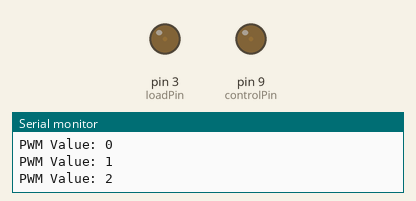
Recording of a sketch running on a simulated Arduino Uno, built with avr-gcc and run on an emulated ATmega328P. On the bench: output pins drawn as LEDs (lit = HIGH), the last lines printed to the serial monitor.

Above: at 0.05 s.
At 2.35 s:
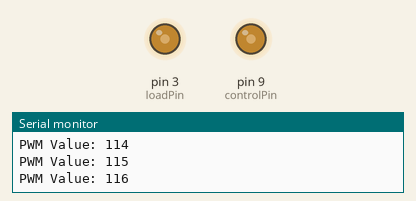
At 4.7 s:
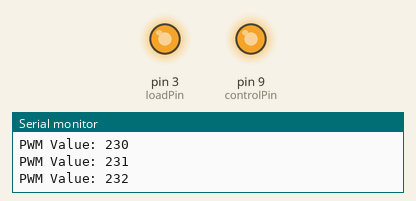
At 9.35 s:
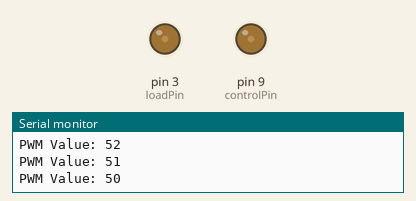
Timing chart, 0 to 13.5 s (numbered marks = the images above):
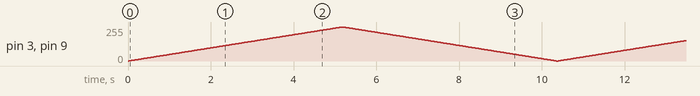

The sketch:

S1172_Power_Drivers.ino
```cpp
const int controlPin = 9;  // PWM pin connected to the IN pin of S1172
const int loadPin = 3;     // Pin connected to the load (LED or motor)

void setup() {
  pinMode(controlPin, OUTPUT); // Set the control pin as an output
  pinMode(loadPin, OUTPUT);    // Set the load pin as an output (in case we are using an LED)
  Serial.begin(9600);          // Initialize serial communication for debugging
}

void loop() {
  // Gradually increase the brightness of the LED or speed of the motor using PWM
  for (int pwmValue = 0; pwmValue <= 255; pwmValue++) {
    analogWrite(controlPin, pwmValue); // Send PWM signal to the S1172 to control the load
    analogWrite(loadPin, pwmValue);    // Optionally control the load directly if needed
    Serial.print("PWM Value: ");
    Serial.println(pwmValue);
    delay(20); // Small delay for smooth transition
  }

  // Gradually decrease the brightness or speed
  for (int pwmValue = 255; pwmValue >= 0; pwmValue--) {
    analogWrite(controlPin, pwmValue); // Send PWM signal to the S1172 to control the load
    analogWrite(loadPin, pwmValue);    // Optionally control the load directly if needed
    Serial.print("PWM Value: ");
    Serial.println(pwmValue);
    delay(20); // Small delay for smooth transition
  }
}
```
